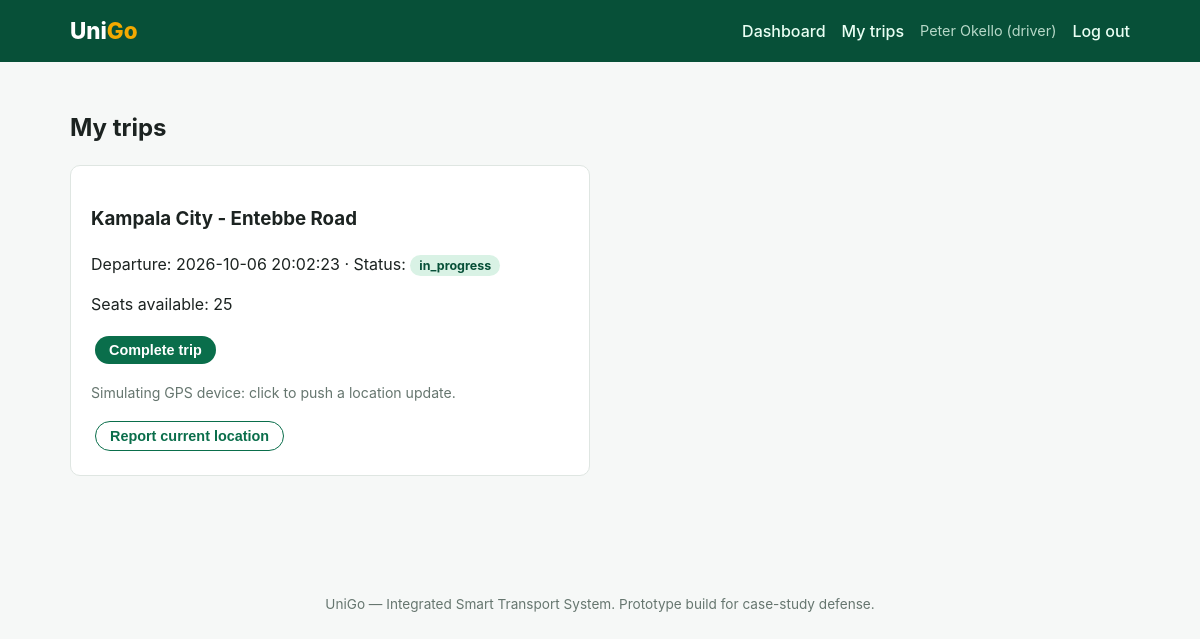
The app's page /driver/trips.php (signed in) with its own data.
### tables this page shows
CREATE TABLE trips (
    id              INT AUTO_INCREMENT PRIMARY KEY,
    vehicle_id      INT NOT NULL,
    route_id        INT NOT NULL,
    driver_id       INT DEFAULT NULL,
    departure_time  DATETIME NOT NULL,
    status          ENUM('scheduled','boarding','in_progress','completed','cancelled') NOT NULL DEFAULT 'scheduled',
    current_lat     DECIMAL(10,7) DEFAULT NULL,
    current_lng     DECIMAL(10,7) DEFAULT NULL,
    seats_available INT NOT NULL,
    updated_at      TIMESTAMP DEFAULT CURRENT_TIMESTAMP ON UPDATE CURRENT_TIMESTAMP,
    FOREIGN KEY (vehicle_id) REFERENCES vehicles(id) ON DELETE CASCADE,
    FOREIGN KEY (route_id)   REFERENCES routes(id)   ON DELETE CASCADE,
    FOREIGN KEY (driver_id)  REFERENCES drivers(id)  ON DELETE SET NULL
);

CREATE TABLE routes (
    id              INT AUTO_INCREMENT PRIMARY KEY,
    route_name      VARCHAR(150) NOT NULL,
    origin          VARCHAR(120) NOT NULL,
    destination     VARCHAR(120) NOT NULL,
    distance_km     DECIMAL(6,2) NOT NULL,
    country         VARCHAR(60)  NOT NULL DEFAULT 'Uganda',
    district        VARCHAR(60)  DEFAULT NULL,
    created_at      TIMESTAMP DEFAULT CURRENT_TIMESTAMP
);

### includes/functions.php (called while the page is built, shortened)
<?php
function clean(string $value): string
{
    return htmlspecialchars(trim($value), ENT_QUOTES, 'UTF-8');
}

### driver/trips.php (the view, shortened to what this page needs)
<?php
require_once __DIR__ . '/../config/config.php';
$u = current_user();
$d = $pdo->prepare('SELECT id, vehicle_id FROM drivers WHERE user_id = ?');
$d->execute([$u['id']]);
$driver = $d->fetch();
$stmt = $pdo->prepare(
    "SELECT t.id, t.status, t.departure_time, t.seats_available, t.current_lat, t.current_lng, r.route_name
     FROM trips t JOIN routes r ON r.id = t.route_id
     WHERE t.driver_id = ?
     ORDER BY t.departure_time DESC"
);
$stmt->execute([$driver['id']]);
$trips = $stmt->fetchAll();
require __DIR__ . '/../includes/header.php';
?>
<h2>My trips</h2>
<?php foreach ($trips as $t): ?>
<div class="form-card">
    <h3><?= clean($t['route_name']) ?></h3>
    <p>Departure: <?= clean($t['departure_time']) ?> &middot; Status: <span class="badge badge-<?= clean($t['status']) ?>"><?= clean($t['status']) ?></span></p>
    <p>Seats available: <?= (int)$t['seats_available'] ?></p>
    <form method="post" style="display:inline">
        <?php if ($t['status'] === 'scheduled' || $t['status'] === 'boarding'): ?>
            <button class="cta small" name="action" value="start">Start trip</button>
        <?php elseif ($t['status'] === 'in_progress'): ?>
            <button class="cta small" name="action" value="complete">Complete trip</button>
        <?php endif; ?>
    </form>
    <?php if ($t['status'] === 'in_progress'): ?>
    <div class="gps-reporter" data-trip-id="<?= (int)$t['id'] ?>" data-lat="<?= clean($t['current_lat'] ?? '0.3136') ?>" data-lng="<?= clean($t['current_lng'] ?? '32.5811') ?>">
        <p class="hint">Simulating GPS device: click to push a location update.</p>
        <button type="button" class="cta small ghost report-btn">Report current location</button>
    </div>
    <?php endif; ?>
</div>
<?php endforeach; ?>
<?php require __DIR__ . '/../includes/footer.php'; ?>

### assets/css/style.css (style rules this page uses)
:root { --primary: #0a6e4b; --primary-dark: #075038; --accent: #f2a900; --danger: #c0392b; --bg: #f6f8f7; --card-bg: #ffffff; --text: #1c2321; --muted: #66766f; --border: #dfe6e2; --radius: 10px; }
* { box-sizing: border-box; }
body { margin: 0; font-family: -apple-system, BlinkMacSystemFont, "Segoe UI", Roboto, Helvetica, Arial, sans-serif; background: var(--bg); color: var(--text); line-height: 1.5; }
.cta { display: inline-block; background: var(--primary); color: #fff; padding: 10px 22px; border-radius: 24px; font-weight: 600; border: none; cursor: pointer; margin: 4px; }
.cta.small { padding: 6px 14px; font-size: 0.9rem; }
.cta.ghost { background: transparent; color: var(--primary); border: 1px solid var(--primary); }
.form-card { background: var(--card-bg); border: 1px solid var(--border); border-radius: var(--radius); padding: 20px; max-width: 520px; margin-bottom: 24px; }
.badge { padding: 3px 9px; border-radius: 12px; font-size: 0.78rem; font-weight: 700; background: #e2e8e5; color: var(--muted); }
.badge-active, .badge-confirmed, .badge-success, .badge-completed, .badge-in_progress, .badge-paid { background: #d9f2e5; color: var(--primary-dark); }
.hint { color: var(--muted); font-size: 0.88rem; }

### records on screen
trips: route.route_name "Kampala City - Entebbe Road", departure_time "2026-10-06 20:02:23", status "in_progress", seats_available "25", shows "Complete trip"

### other values on screen
$u['name'] "Peter Okello"
$u['role'] "driver"
